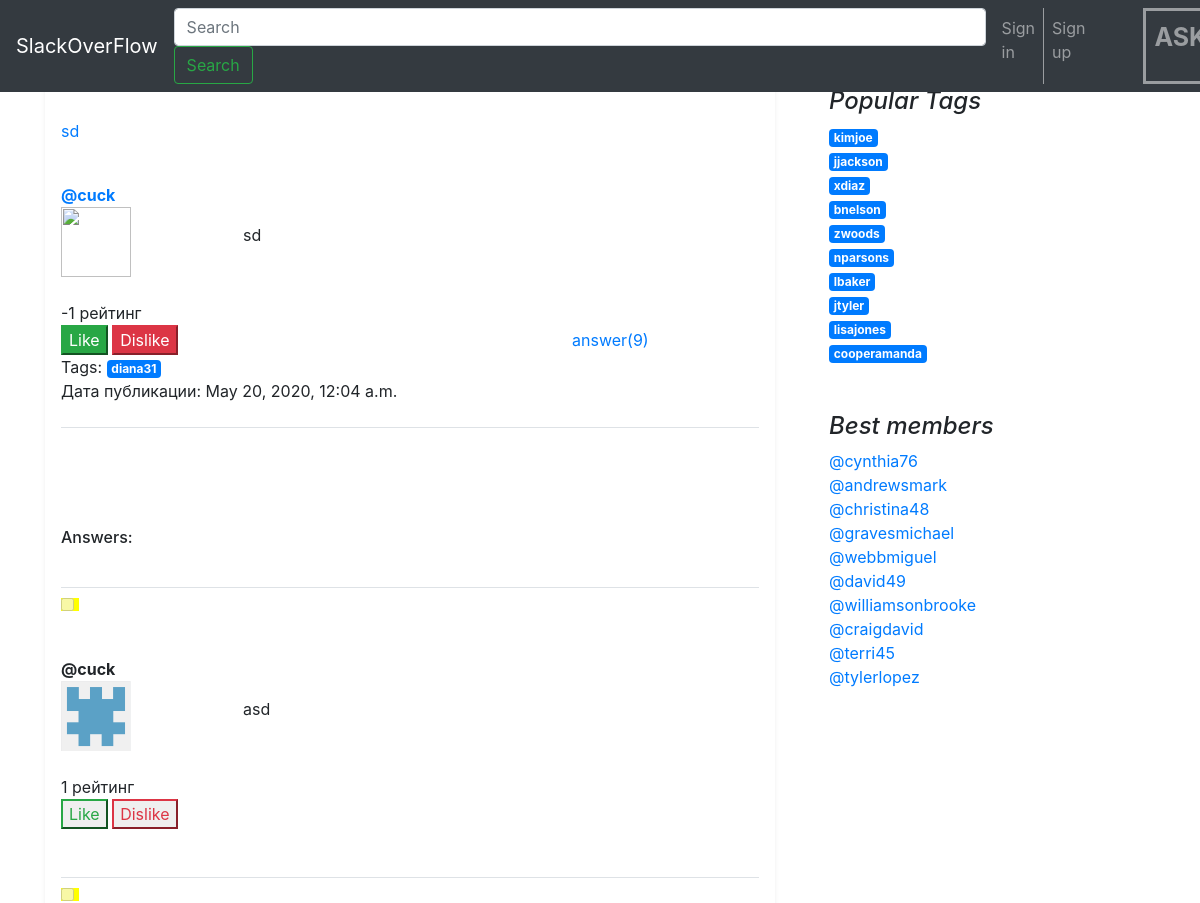
/question/118/ (upper part), run on an earlier commit of the app's database.
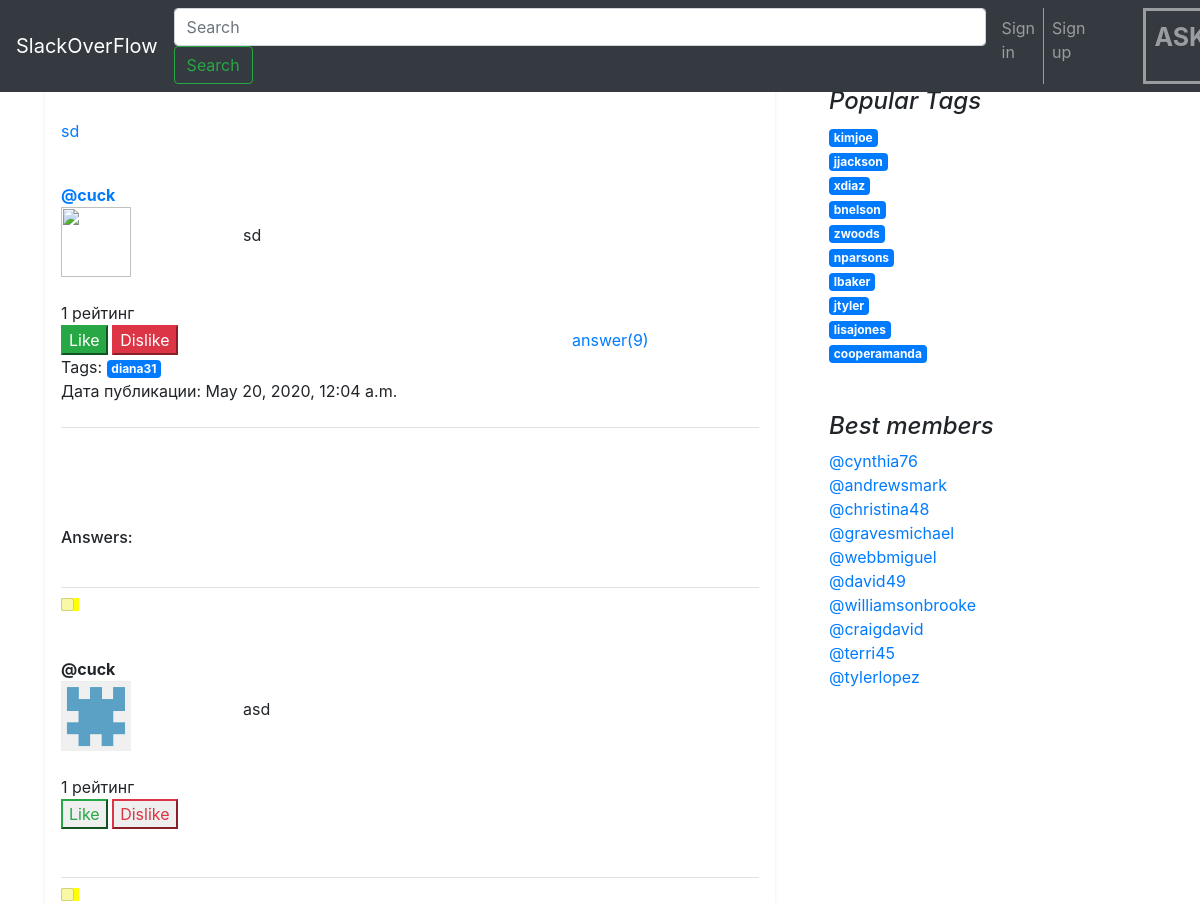
And on a later commit of the database.
### app/models.py (models this page shows, shortened)
class Question(models.Model):
    author = models.ForeignKey(Client, on_delete=models.CASCADE)
    title = models.CharField('Title question', max_length=200)
    text = models.TextField('Text question')
    tags = models.ManyToManyField(Tag, verbose_name="list of tags")
    rating = models.IntegerField('Rating question', default=0)
    dateTime = models.DateTimeField('Publication date')
    objects = QuestionManager()

class Client(models.Model):
    user = models.OneToOneField(
        User,
        on_delete=models.CASCADE,
    )
    avatar = models.ImageField(upload_to='avatars/', blank=True, null=True, verbose_name='Avatar')
    rating = models.IntegerField('rating user', default=0)
    objects = UserManager()
    def __str__(self):
        return self.user.username

### app/views.py (the view)
# urls.py: path('question/<int:qid>/', views.question, name='question'),
def question(request, qid):
    if request.method == 'GET':
        form = forms.AnswerForm(request.user.username)
        quest = Question.objects.get(id=qid)
        answers = quest.comment_set.all()
        tags = Tag.objects.best_tags()[0:10]
        users = Client.objects.best_members()[0:10]
        print()
        return render(request, 'question_page.html', {
            'question': quest,
            'answers': answers,
            'tags': tags,
            'users': users,
            'form': form,
        })
    else:
        if not request.user.is_anonymous:
            url = addComment(request, qid)
            return redirect(url)
        return redirect('/singIn/')

### app/forms.py (shortened to what this page needs)
class AnswerForm(forms.ModelForm):
    class Meta:
        model = Comment
        fields = ['text']
    def __init__(self, author, *args, **kwargs):
        self.auhtor = author
        super().__init__(*args, **kwargs)

### app/models.py (called while the page is built)
    def best_members(self):
        return self.order_by('-rating')

    def best_tags(self):
        return self.order_by('-rating')

    def __str__(self):
        return self.title

### Templates/question_page.html (shortened to what this page needs)
{% extends 'base.html' %}
{% load bootstrap4 %}
{% block content %}
        {% include 'inc/question.html' %}
        <h6 class="pb-2 mb-0" style="margin-top: 100px;">Answers:</h6>
        {% for answer in answers%}
            {% include 'inc/answer.html' %}
        {% endfor %}
{% endblock content %}

### Templates/inc/question.html (shortened to what this page needs)
{% load static %}
<br class="media-body pb-3 mb-0 small lh-125 border-bottom border-gray">
<p>
    <a href="{% url 'question' qid=question.id %}">{{ question.title }}</a>
<div class="row">
    <div class="col-md-3 blog-main">
        <br class="media-body pb-3 mb-0 small lh-125 border-bottom border-gray">
        <strong class="d-block text-gray-dark">
            <a href="#">@{{ question.author }}</a>
        </strong>
        {% if question.author.avatar %}
            <img src="/media/{{ user.client.avatar }}" height="70" width="70">
        {% else %}
            <img src="{% static 'pic.png' %}" height="70" width="70">
        {% endif %}
    </div>
    <aside class="col-md-9 blog-sidebar" style="margin-top: 40px;">
        <br>
        {{ question.text }}
        <br>
    </aside>
</div>
<br>
<div class="like_button_count" id="q{{ question.id }}">{{ question.rating }} рейтинг</div>
<button onclick="Like({{ question.id }}, 'q')" class="btn-success" >Like</button>
<button onclick="Dislike({{ question.id }}, 'q')" class="btn-danger" id="dislike_question" >Dislike</button>
<a href="{% url 'question' qid=question.id %}" style="margin-left: 390px;">
    answer({{ question.comment_set.count }})
</a>
<br>
<a>
    <a>
        Tags:
        {% for tag in question.tags.all %}
            <a class="badge badge-primary" href="{% url 'tagSearch' tag=tag %}">
                {{ tag.title }}
            </a>
        {% endfor %}
    </a>
</a>
<a>Дата публикации: {{ question.dateTime }}</a>
</p>
<h3 class="border-bottom border-gray pb-2 mb-100">
</h3>

What changed in the data, as far as the page shows it:
changed Question "sd": rating "-1" → "1"
